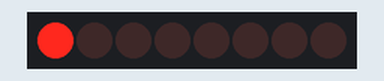
Recording of a sketch running on a simulated Arduino Uno, built with avr-gcc and run on an emulated ATmega328P. Shown: 8 shift-register outputs drawn as a row of LEDs (first output left, lit = HIGH). Wiring (inferred from the names in the program): shift register (74HC595): data pin 11; shift clock pin 12. Wiring (inferred from the signals the program sends): row of LEDs: on Q0, Q1, Q2, Q3, Q4, Q5, Q6, Q7. Random numbers use the default seed unless the sketch sets one.

Above: at 0.1 s.
At 2.1 s:
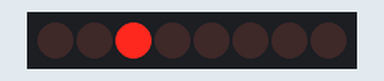
At 6.6 s:
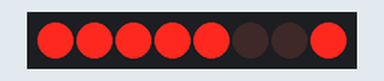
At 11.1 s:
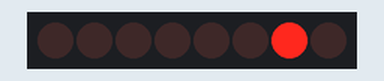
At 22.2 s:
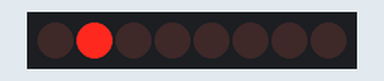
At 36.3 s:
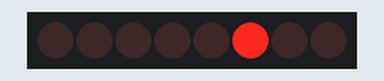
Timing chart, 0 to 40.0 s (numbered marks = the images above):
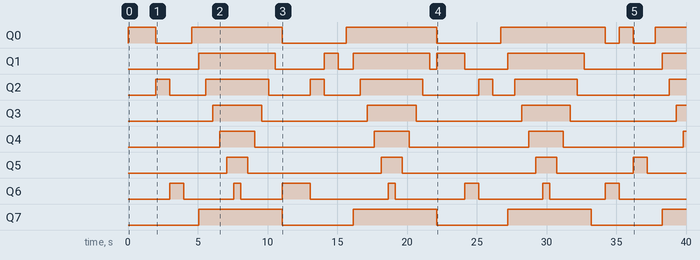

The sketch:

test74HC595_v2.ino
```cpp
// include the library code:

// Turn on debug statements to the serial output
#define  DEBUG_ENABLE  0

#if  DEBUG_ENABLE
#define DEBUG(s, x) { Serial.print(F(s)); Serial.print(x); }
#define DEBUGS(x) Serial.print(F(x))
#define DEBUGX(x) Serial.println(x, HEX)
#else
#define DEBUG(s, x)
#define DEBUGS(x)
#define DEBUGX(x)
#endif

#define ARRAY_SIZE(A) (sizeof(A) / sizeof((A)[0]))

int latchPin = 8; //ST_CP
int clockPin = 12; //SH_CP
int dataPin = 11; //DS

const int countLeds = 7;

boolean registers[countLeds];

void setup(){
  #if DEBUG_ENABLE
    Serial.begin(115200);
    DEBUGS("\n[74HC595 Testing]");
  #endif

  pinMode(latchPin, OUTPUT);
  pinMode(clockPin, OUTPUT);
  pinMode(dataPin, OUTPUT);
}

void loop() {
  //oneByOneAllOn();
  //delay(1000);
  //helloWorld();
  for(int i = 0; i <= 3; i++){
    oneByOneRandom();
    delay(1000);
    }

  allOffLeds();

  wavePattern();
}

void allOffLeds(){
  for(int i = countLeds - 1; i >= 0; i--){
    registers[i] = LOW;
    delay(10);
    writeRegister();
   }
}

void writeRegister(){
  digitalWrite(latchPin, LOW);

  for(int i = countLeds - 1; i >= 0; i--){
    digitalWrite(clockPin, LOW);
    digitalWrite(dataPin, registers[i]); //write value of register
    digitalWrite(clockPin, HIGH);
    }

  digitalWrite(latchPin, HIGH);
 }

void wavePattern(){
  for(int i = 0; i < countLeds; i++){
    registers[i] = HIGH;
    delay(500);
    writeRegister();
    }

  for(int i = countLeds - 1; i >= 0; i--){
    registers[i] = LOW;
    delay(500);
    writeRegister();
    }
  }

void helloWorld(){
  for (int numberToDisplay = 0; numberToDisplay < 256; numberToDisplay++) {
    // take the latchPin low so
    // the LEDs don't change while you're sending in bits:
    digitalWrite(latchPin, LOW);
    // shift out the bits:
    shiftOut(dataPin, clockPin, MSBFIRST, numberToDisplay);

    //take the latch pin high so the LEDs will light up:
    digitalWrite(latchPin, HIGH);
    // pause before next value:
    delay(500);
  }
}

void oneByOneAllOn(){
  int leds = 0;
  updateShiftRegister(leds);
  delay(500);

  for(int i=0; i<8; i++){
    bitSet(leds,i);
    updateShiftRegister(leds);
    delay(500);
  }
}

void oneByOneRandom(){
  int bitToSet = random(countLeds);

  // write to the shift register with the correct bit set high:
    registerWrite(bitToSet, HIGH);
  }

void registerWrite(int whichPin, int whichState) {
// the bits you want to send
  byte bitsToSend = 0;

  // turn off the output so the pins don't light up
  // while you're shifting bits:
  digitalWrite(latchPin, LOW);

  // turn on the next highest bit in bitsToSend:
  bitWrite(bitsToSend, whichPin, whichState);

  // shift the bits out:
  shiftOut(dataPin, clockPin, MSBFIRST, bitsToSend);

    // turn on the output so the LEDs can light up:
  digitalWrite(latchPin, HIGH);

}

void updateShiftRegister(int leds){
  digitalWrite(latchPin, LOW);
  shiftOut(dataPin, clockPin, MSBFIRST, leds);
  digitalWrite(latchPin, HIGH);

  #if DEBUG_ENABLE
    DEBUG("\n **leds**", leds);
  #endif
}
```

Measured:
- by itself, Q0: LOW → HIGH at 0.00 s, → LOW 2.0 s later, → HIGH 2.6 s later, → LOW 6.5 s later, … (11 changes in this stretch)
- by itself, Q1: LOW → HIGH at 5.1 s, → LOW 5.5 s later, → HIGH 3.5 s later, → LOW 1.0 s later, … (11 changes in this stretch)
- by itself, Q2: LOW → HIGH at 2.0 s, → LOW 1.0 s later, → HIGH 2.6 s later, → LOW 4.5 s later, … (13 changes in this stretch)
- by itself, Q3: alternates HIGH for 3.5 s and LOW for 7.6 s
- by itself, Q4: alternates HIGH for 2.5 s and LOW for 8.6 s
- by itself, Q5: LOW → HIGH at 7.1 s, → LOW 1.5 s later, → HIGH 9.6 s later, → LOW 1.5 s later, … (8 changes in this stretch)
- by itself, Q6: LOW → HIGH at 3.0 s, → LOW 1.0 s later, → HIGH 3.6 s later, → LOW 0.50 s later, … (14 changes in this stretch)
- by itself, Q7: alternates HIGH for 6.0 s and LOW for 5.1 s
